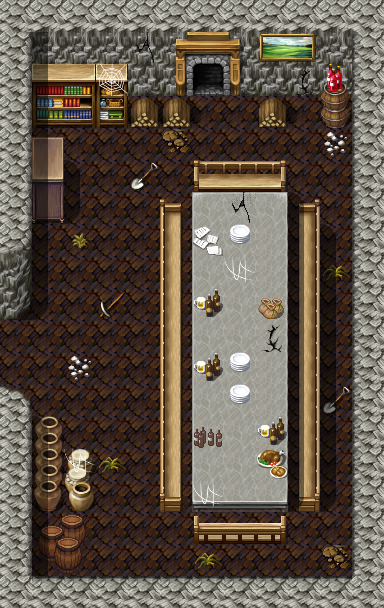

A 2D game scene composited from a Tiled map and its tileset images. What follows is a short description and the map's XML, with each tile layer's data collapsed to a summary:
An orthogonal 12x19 tile map with 32x32 px tiles, 3 tile layers (Ground, Objects, Above), 1 hidden layer not drawn, 20 tilesets and 1 object (mapchange).

<map version="1.0" orientation="orthogonal" width="12" height="19" tilewidth="32" tileheight="32">
    <tileset firstgid="1" name="map_3" tilewidth="32" tileheight="32">
        <image source="../drawable/map_3.png" width="256" height="256" />
    </tileset>
    <tileset firstgid="65" name="map_4" tilewidth="32" tileheight="32">
        <image source="../drawable/map_4.png" width="256" height="256" />
    </tileset>
    <tileset firstgid="129" name="map_5" tilewidth="32" tileheight="32">
        <image source="../drawable/map_5.png" width="256" height="256" />
    </tileset>
    <tileset firstgid="193" name="map_11" tilewidth="32" tileheight="32">
        <image source="../drawable/map_11.png" width="256" height="256" />
    </tileset>
    <tileset firstgid="257" name="map_27" tilewidth="32" tileheight="32">
        <image source="../drawable/map_27.png" width="256" height="256" />
    </tileset>
    <tileset firstgid="321" name="map_15" tilewidth="32" tileheight="32">
        <image source="../drawable/map_15.png" width="256" height="256" />
    </tileset>
    <tileset firstgid="385" name="map_22" tilewidth="32" tileheight="32">
        <image source="../drawable/map_22.png" width="256" height="256" />
    </tileset>
    <tileset firstgid="449" name="map_17" tilewidth="32" tileheight="32">
        <image source="../drawable/map_17.png" width="256" height="256" />
    </tileset>
    <tileset firstgid="513" name="map_21" tilewidth="32" tileheight="32">
        <image source="../drawable/map_21.png" width="256" height="256" />
    </tileset>
    <tileset firstgid="577" name="map_7" tilewidth="32" tileheight="32">
        <image source="../drawable/map_7.png" width="256" height="256" />
    </tileset>
    <tileset firstgid="641" name="map_10" tilewidth="32" tileheight="32">
        <image source="../drawable/map_10.png" width="256" height="256" />
    </tileset>
    <tileset firstgid="705" name="map_0" tilewidth="32" tileheight="32">
        <image source="../drawable/map_0.png" width="256" height="256" />
    </tileset>
    <tileset firstgid="769" name="map_1" tilewidth="32" tileheight="32">
        <image source="../drawable/map_1.png" width="256" height="256" />
    </tileset>
    <tileset firstgid="833" name="map_18" tilewidth="32" tileheight="32">
        <image source="../drawable/map_18.png" width="256" height="256" />
    </tileset>
    <tileset firstgid="897" name="map_24" tilewidth="32" tileheight="32">
        <image source="../drawable/map_24.png" width="256" height="256" />
    </tileset>
    <tileset firstgid="961" name="map_2" tilewidth="32" tileheight="32">
        <image source="../drawable/map_2.png" width="256" height="256" />
    </tileset>
    <tileset firstgid="1025" name="map_19" tilewidth="32" tileheight="32">
        <image source="../drawable/map_19.png" width="256" height="256" />
    </tileset>
    <tileset firstgid="1089" name="map_9" tilewidth="32" tileheight="32">
        <image source="../drawable/map_9.png" width="256" height="256" />
    </tileset>
    <tileset firstgid="1153" name="map_28" tilewidth="32" tileheight="32">
        <image source="../drawable/map_28.png" width="256" height="256" />
    </tileset>
    <tileset firstgid="1217" name="map_16" tilewidth="32" tileheight="32">
        <image source="../drawable/map_16.png" width="256" height="256" />
    </tileset>
    <layer name="Ground" width="12" height="19">
        <data>[228 cells, 228 non-empty, 16 distinct tile ids]</data>
    </layer>
    <layer name="Objects" width="12" height="19">
        <data>[228 cells, 85 non-empty, 59 distinct tile ids]</data>
    </layer>
    <layer name="Above" width="12" height="19">
        <data>[228 cells, 45 non-empty, 8 distinct tile ids]</data>
    </layer>
    <layer name="Walkable" width="12" height="19" visible="0">
        <data>[228 cells, 125 non-empty, 1 distinct tile ids]</data>
    </layer>
    <objectgroup name="Mapevents" visible="0">
        <object name="west" type="mapchange" x="0" y="320" width="32" height="64">
            <properties>
                <property name="map" value="blackwater_mountain13" />
                <property name="place" value="east" />
            </properties>
        </object>
    </objectgroup>
    <objectgroup name="Spawn" visible="0" />
    <objectgroup name="Keys" />
    <objectgroup name="Replace" />
</map>
